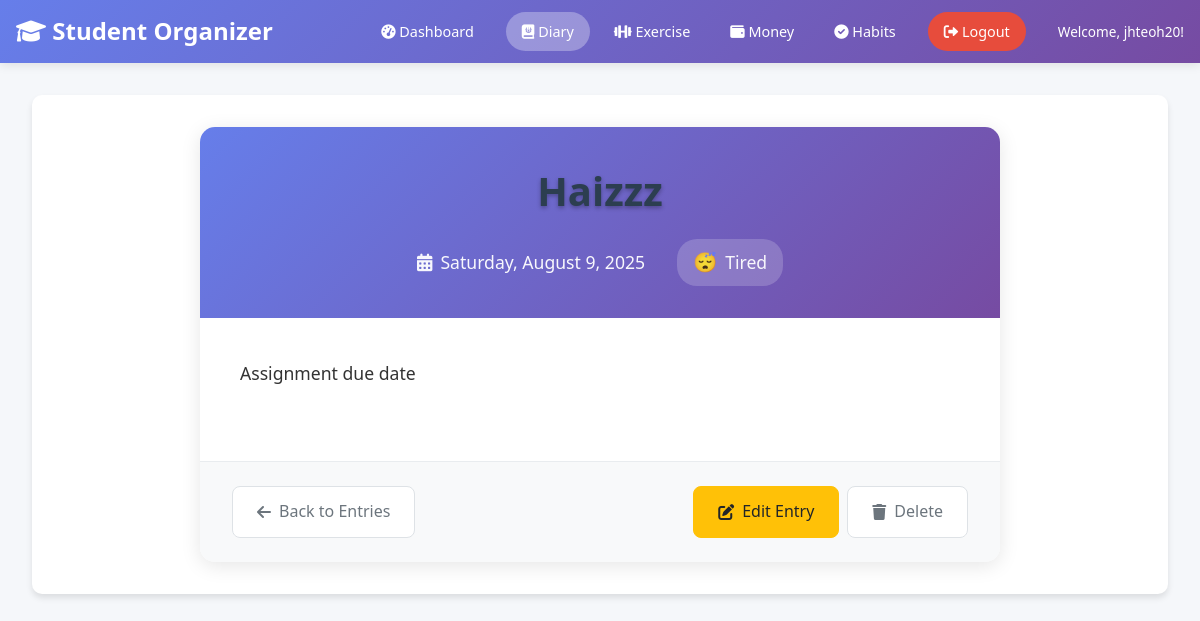
The page /diary/view_entry.php?id=3 (signed in) on the database its author committed.
### tables this page shows
CREATE TABLE `diary_entries` (
  `entry_id` int(11) NOT NULL,
  `user_id` int(11) NOT NULL,
  `title` varchar(200) NOT NULL,
  `content` text NOT NULL,
  `mood` varchar(20) NOT NULL,
  `entry_date` date NOT NULL,
  `created_at` timestamp NOT NULL DEFAULT current_timestamp(),
  `updated_at` timestamp NOT NULL DEFAULT current_timestamp() ON UPDATE current_timestamp()
);

### diary/view_entry.php (the view, shortened to what this page needs)
<?php
$entry_id = $_GET['id'];
$entry = null;
try {
    $db = new Database();
    $conn = $db->getConnection();
    $stmt = $conn->prepare("SELECT * FROM diary_entries WHERE entry_id = ? AND user_id = ?");
    $stmt->execute([$entry_id, SessionManager::getCurrentUserId()]);
    $entry = $stmt->fetch(PDO::FETCH_ASSOC);
} catch(PDOException $e) {
    $error = "Database error: " . $e->getMessage();
}
?>
<?php include '../includes/header.php'; ?>
<div class="container" style="padding: 2rem 1rem;">
    <?php if($entry): ?>
        <div class="entry-view-container">
            <div class="entry-view-header">
                <h1 class="entry-view-title"><?php echo htmlspecialchars($entry['title']); ?></h1>
                <div class="entry-view-meta">
                    <div class="entry-view-date">
                        <i class="fas fa-calendar-alt"></i>
                        <?php echo date('l, F j, Y', strtotime($entry['entry_date'])); ?>
                    </div>
                    <div class="entry-view-mood">
                        <?php
                        $mood_emojis = [
                            'Happy' => '😊', 'Sad' => '😢', 'Excited' => '🎉', 'Stressed' => '😰',
                            'Calm' => '😌', 'Angry' => '😠', 'Grateful' => '🙏', 'Tired' => '😴'
                        ];
                        $mood_emoji = $mood_emojis[$entry['mood']] ?? '😊';
                        ?>
                        <span class="mood-emoji"><?php echo $mood_emoji; ?></span>
                        <span class="mood-text"><?php echo htmlspecialchars($entry['mood']); ?></span>
                    </div>
                </div>
            </div>
            <div class="entry-view-content">
                <?php
                echo $entry['content'];
                ?>
            </div>
            <div class="entry-view-actions">
                <div class="action-group">
                    <a href="index.php" class="btn-view btn-secondary-view">
                        <i class="fas fa-arrow-left"></i> Back to Entries
                    </a>
                </div>
                <div class="action-group">
                    <a href="edit_entry.php?id=<?php echo $entry['entry_id']; ?>" class="btn-view btn-warning-view">
                        <i class="fas fa-edit"></i> Edit Entry
                    </a>
                    <a href="delete_entry.php?id=<?php echo $entry['entry_id']; ?>"
                       class="btn-view btn-secondary-view"
                       onclick="return confirm('Are you sure you want to delete this entry?')">
                        <i class="fas fa-trash"></i> Delete
                    </a>
                </div>
            </div>
        </div>
    <?php endif; ?>
</div>

### css/style.css (style rules this page uses)
* { margin: 0; padding: 0; box-sizing: border-box; }
body { font-family: 'Segoe UI', Tahoma, Geneva, Verdana, sans-serif; line-height: 1.6; color: #333; background-color: #f5f7fa; min-height: 100vh; display: flex; flex-direction: column; }
.container { background: white; border-radius: 10px; box-shadow: 0 4px 6px rgba(0,0,0,0.1); padding: 2rem; margin-bottom: 2rem; }
h1, h2, h3 { color: #2c3e50; margin-bottom: 1rem; }
h1 { font-size: 2.5rem; text-align: center; }

### diary/view_entry.php (style rules this page uses)
.entry-view-container { max-width: 800px; margin: 0 auto; background: white; border-radius: 15px; box-shadow: 0 4px 20px rgba(0,0,0,0.1); overflow: hidden; }
.entry-view-header { background: linear-gradient(135deg, #667eea 0%, #764ba2 100%); color: white; padding: 2rem; text-align: center; }
.entry-view-title { font-size: 2.5rem; font-weight: bold; margin: 0 0 1rem 0; text-shadow: 0 2px 4px rgba(0,0,0,0.3); }
.entry-view-meta { display: flex; justify-content: center; align-items: center; gap: 2rem; font-size: 1.1rem; opacity: 0.95; }
.entry-view-date { display: flex; align-items: center; gap: 0.5rem; }
.entry-view-mood { display: flex; align-items: center; gap: 0.5rem; background: rgba(255,255,255,0.2); padding: 0.5rem 1rem; border-radius: 20px; backdrop-filter: blur(10px); }
.mood-emoji { font-size: 1.2rem; }
.mood-text { font-weight: 500; }
.entry-view-content { padding: 2.5rem; font-size: 1.1rem; line-height: 1.8; color: #333; }
.entry-view-actions { background: #f8f9fa; padding: 1.5rem 2rem; border-top: 1px solid #e9ecef; display: flex; justify-content: space-between; align-items: center; flex-wrap: wrap; gap: 1rem; }
.action-group { display: flex; gap: 0.5rem; }
.btn-view { padding: 0.75rem 1.5rem; border-radius: 8px; text-decoration: none; font-weight: 500; transition: all 0.2s; display: inline-flex; align-items: center; gap: 0.5rem; }
.btn-secondary-view { background: white; color: #6c757d; border: 1px solid #dee2e6; }
.btn-warning-view { background: #ffc107; color: #212529; border: 1px solid #ffc107; }

### rows shown on the page
diary_entries: title "Haizzz", entry_date "Saturday, August 9, 2025", mood "😴", mood "Tired", content "Assignment due date"

### other values the page prints
$_SESSION['username'] "jhteoh20"
